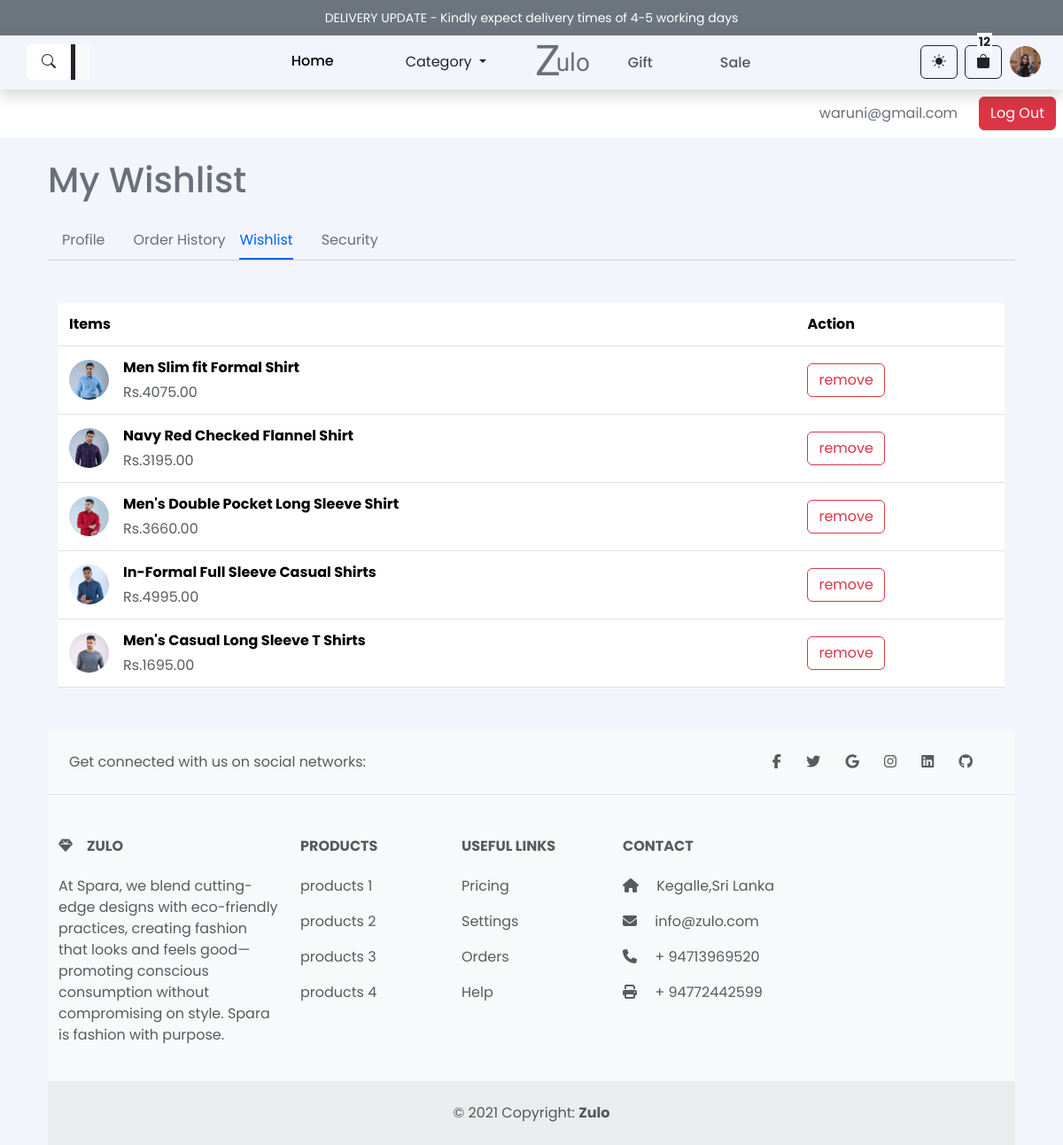
The app's page /pages/profile/wishlist.php (signed in) with its own data.
### tables this page shows
CREATE TABLE `users` (
  `user_id` int NOT NULL AUTO_INCREMENT,
  `first_name` varchar(100) DEFAULT NULL,
  `last_name` varchar(100) DEFAULT NULL,
  `email` varchar(100) DEFAULT NULL,
  `password` varchar(255) DEFAULT NULL,
  `phone_number` varchar(15) DEFAULT NULL,
  `address` text,
  `city` varchar(100) DEFAULT NULL,
  `postal_code` varchar(20) DEFAULT NULL,
  `country` varchar(50) DEFAULT 'Sri Lanka',
  `created_at` timestamp NULL DEFAULT CURRENT_TIMESTAMP,
  `account_status` tinyint(1) NOT NULL DEFAULT '1',
  `province` varchar(45) DEFAULT NULL,
  `roll` varchar(45) DEFAULT 'user',
  `image` varchar(255) DEFAULT NULL,
  PRIMARY KEY (`user_id`),
  UNIQUE KEY `email` (`email`)
);

CREATE TABLE `wishlist` (
  `wishlist_id` int NOT NULL AUTO_INCREMENT,
  `user_id` int NOT NULL,
  `product_id` int NOT NULL,
  `added_date` datetime DEFAULT CURRENT_TIMESTAMP,
  PRIMARY KEY (`wishlist_id`),
  KEY `user_id` (`user_id`),
  KEY `product_id` (`product_id`),
  CONSTRAINT `wishlist_ibfk_1` FOREIGN KEY (`user_id`) REFERENCES `users` (`user_id`),
  CONSTRAINT `wishlist_ibfk_2` FOREIGN KEY (`product_id`) REFERENCES `products` (`product_id`)
);

CREATE TABLE `products` (
  `product_id` int NOT NULL AUTO_INCREMENT,
  `category_id` int DEFAULT NULL,
  `product_name` varchar(100) DEFAULT NULL,
  `description` text,
  `price` decimal(10,2) DEFAULT NULL,
  `stock_quantity` int DEFAULT NULL,
  `image_url` varchar(255) DEFAULT NULL,
  `created_at` timestamp NULL DEFAULT CURRENT_TIMESTAMP,
  `sku` varchar(100) NOT NULL,
  `subCategory` varchar(45) NOT NULL,
  PRIMARY KEY (`product_id`),
  UNIQUE KEY `sku_UNIQUE` (`sku`)
);

### pages/profile/wishlist.php (the view, shortened to what this page needs)
<?php
include_once "../../inc/db.php";
?>
<!DOCTYPE html>
<html lang="en">
<head>
  <link href="https://cdn.jsdelivr.net/npm/bootstrap@5.3.3/dist/css/bootstrap.min.css" rel="stylesheet">
  <link
    rel="stylesheet"
    href="https://cdnjs.cloudflare.com/ajax/libs/font-awesome/6.6.0/css/all.min.css"
 />
  <link rel="stylesheet" href="../../assets/css/profile.css">
  <link rel="stylesheet" href="../../assets/css/footer.min.css">
  <link rel="stylesheet" href="../../assets/css/nav.min.css">
  <link rel="stylesheet" href="../../assets/css/reset.min.css">
  <link rel="stylesheet" href="../../assets/css/order_history.min.css">
</head>
<body>
  <?php
  $profilePage = "";
  $cartPage = "../../pages/cart.php";
  $homePage = "../../index.php";
  $logoutPage = "../../inc/handlers/logout_handler.php";
  include_once "../../partials/nav.php";
  ?>
  <div class="container-xl px-4 mt-4">
    <h1 class="mb-4">My Wishlist</h1>
    <nav class="nav nav-borders">
      <a class="nav-link" href="./index.php" target="__blank">Profile</a>
      <a class="nav-link" href="./order_history.php" target="__blank">Order History</a>
      <a class="nav-link active ms-0" href="./wishlist.php" target="__blank">Wishlist</a>
      <a class="nav-link" href="./security.php" target="__blank">Security</a>
    </nav>
    <hr class="mt-0 mb-4">
    <div class="container my-5 ">
      <table class="table align-middle mb-0">
        <thead class="bg">
          <tr>
            <th>Items</th>
            <th>Action</th>
          </tr>
        </thead>
        <tbody>
          <?php
          $sql = "SELECT wishlist.wishlist_id, wishlist.added_date, products.product_id, products.product_name, products.price,products.image_url
            FROM wishlist
            JOIN products ON wishlist.product_id = products.product_id
            WHERE wishlist.user_id = :user_id";
          $stmt = $conn->prepare($sql);
          $stmt->bindParam(':user_id', $userID, PDO::PARAM_INT);
          $stmt->execute();
          $wishlistItems = $stmt->fetchAll(PDO::FETCH_ASSOC);
          if (!empty($wishlistItems)) {
            foreach ($wishlistItems as $item) {
              $imgPath = "../../assets/img/" . $item["image_url"];
          ?>
              <tr>
                <td>
                  <div class="d-flex align-items-center">
                    <img
                      src="<?php echo $imgPath ?>"
                      alt=""
                      style="width: 45px; height: 45px; object-fit:cover;object-position:top center;"
                      class="rounded-circle" />
                    <div class="ms-3">
                      <p class="fw-bold mb-1"><?php echo $item["product_name"] ?></p>
                      <p class="text-muted mb-0">Rs.<?php echo $item["price"] ?></p>
                    </div>
                  </div>
                </td>
                <td>
                  <a href="../../inc/handlers/wishlist_handler.php?cart=false&product_id=<?php echo $item["product_id"] ?>&page=cart">
                    <button class="btn btn-outline-danger">remove</button>
                  </a>
                </td>
              </tr>
          <?php
            }
          } else {
            echo "No items found in your wishlist.";
          }
          ?>
        </tbody>
      </table>
    </div>
    <?php
    include_once "../../partials/footer.php"
    ?>
</body>
</html>

### partials/nav.php (shortened to what this page needs)
<?php
$login = false;
$email = '';
if (isset($_SESSION["email"])) {
    $email = $_SESSION["email"];
    $userID = $_SESSION["user_id"];
    $login = true;
    $stmt = $conn->prepare("SELECT image FROM users WHERE user_id = :userID");
    $stmt->bindParam(':userID', $userID);
    $stmt->execute();
    $result = $stmt->fetch(PDO::FETCH_ASSOC);
    if ($result && !empty($result['image'])) {
        $profileImage = $result['image'];
    } else {
        $profileImage = 'default.jpg';
    }
}
?>
<div class="bg-secondary text-white d-flex justify-content-center align-content-center ">
    <div class="container">
        <div id="carouselContent" class="carousel slide" data-bs-ride="carousel">
            <div class="carousel-inner" role="listbox">
                <div class="carousel-item active text-center p-2">
                    <small class="text-white">
                        DELIVERY UPDATE - Kindly expect delivery times of 4-5 working days
                    </small>
                </div>
            </div>
        </div>
    </div>
</div>
<div class="container-fluid p-0 navigation ">
    <nav class="navbar navbar-expand-lg bg-body-light shadow p-0 sticky-top navbar-inverse">
        <div class="container-fluid p-0 d-flex">
            <div class="col-3 row">
                <div>
                    <div class="collapse navbar-collapse" id="navbarSupportedContent">
                        <ul class="navbar-nav">
                            <li class="nav-item d-flex justify-content-center align-items-center position-relative">
                                <div onclick="searchToggle()" class="h-100 d-flex justify-content-center search-btn">
                                    <button class="btn bg-white" data-toggle="tooltip" data-placement="top" title="Search" style="width: 50px">
                                        <i class="bi bi-search"></i>
                                    </button>
                                </div>
                                <input type="search" class="p-2 text-black search-bar bg-light" id="search-bar" name="searchQuery" placeholder="Search..." />
                            </li>
                        </ul>
                    </div>
                </div>
            </div>
            <div class="col-6 d-flex align-items-center ">
                <ul class="navbar-nav me-auto mb-2 mb-lg-0 h6 justify-content-end flex-grow-1 ">
                    <li class="nav-item">
                        <?php
                        $homePage = isset($homePage) ? $homePage : '../../../zulo/';
                        $logoutPage = isset($logoutPage) ? $logoutPage : '../../../zulo/inc/handlers/logout_handler.php';
                        $cartPage = isset($cartPage) ? $cartPage : '../../zulo/pages/cart.php';
                        ?>
                        <a class="nav-link active" aria-current="page" href="<?php echo $homePage ?>">Home</a>
                    </li>
                    <li class="nav-item">
                        <div class="dropdown">
                            <button class="btn btn-black dropdown-toggle" type="button" id="dropdownMenuButton2" data-bs-toggle="dropdown" aria-expanded="false">
                                Category
                            </button>
                        </div>
                    </li>
                </ul>
                <a class="text-decoration-none" href="#">
                    <span class="display-5 z-text">&nbsp;Z</span><span class="ulo-text h3">ulo</span>
                </a>
                <ul class="navbar-nav me-auto mb-2 mb-lg-0 justify-content-start h6  flex-grow-1">
                    <li class="nav-item">
                        <a class="nav-link" href="#">Gift</a>
                    </li>
                    <li class="nav-item">
                        <a class="nav-link" href="#">Sale</a>
                    </li>
                </ul>
            </div>
            <div class="col-3 d-flex justify-content-end align-items-center pe-4 ">
                <div class="d-flex justify-content-end gap-2 ms-2 control-center">
                    <div onclick="activeDarkMode()">
                        <button class="btn btn-outline-dark" id="switch-mode">
                            <i class="bi bi-brightness-high-fill"></i>
                        </button>
                    </div>
                    <div>
                        <a href="<?php echo $cartPage ?>">
                            <button class="btn btn-outline-dark cart-btn" data-toggle="tooltip" data-placement="top" title="cart">
                                <i class="bi bi-bag-fill"></i>
                                <span class="cart-items">
                                    <?php
                                    if ($login) {
                                        $sql = "SELECT SUM(quantity) AS total_items FROM cart WHERE user_id = :user_id";
                                        $stmt = $conn->prepare($sql);
                                        $stmt->bindParam(':user_id', $userID, PDO::PARAM_INT);
                                        $stmt->execute();
                                        $result = $stmt->fetch(PDO::FETCH_ASSOC);
                                        $itemCount = $result['total_items'] ? $result['total_items'] : 0;
                                        echo $itemCount;
                                    }
                                    ?>
                                </span>
                            </button>
                        </a>
                    </div>
                    <div>
                        <?php
                        if ($login) {
                            $profilePage = isset($profilePage) ? $profilePage : '../pages/profile/';
                            $imgFolder = isset($imgFolder) ? $imgFolder : '../../../zulo/assets/img/userProfile/';
                        ?>
                            <a href="<?php echo  $profilePage ?>">
                                <button class="btn btn-outline-white p-0" data-toggle="tooltip" data-placement="top" title="profile">
                                    <img src="<?php echo $imgFolder . $profileImage ?>" alt="" class="p-image">
                                </button>
                            </a>
                        <?php  }
                        ?>
                    </div>
                </div>
            </div>
        </div>
    </nav>
</div>
<?php if ($login): ?>
    <div class="bg-white p-2 d-flex justify-content-end align-items-center">
        <span><?= htmlspecialchars($email, ENT_QUOTES, 'UTF-8'); ?></span>
        <a href="<?php echo $logoutPage ?>" class="ms-4">
            <button class="btn btn-danger text-white" data-toggle="tooltip" data-placement="top" title="Log Out">
                Log Out
            </button>
        </a>
    </div>
<?php endif; ?>

### assets/css/profile.css (style rules this page uses)
body { background-color: #f2f6fc; color: #69707a; }
.rounded-circle { border-radius: 50% !important; }
.nav-borders .nav-link.active { color: #0061f2; border-bottom-color: #0061f2; }
.nav-borders .nav-link { color: #69707a; border-bottom-width: 0.125rem; border-bottom-style: solid; border-bottom-color: transparent; padding-top: 0.5rem; padding-bottom: 0.5rem; padding-left: 0; padding-right: 0; margin-left: 1rem; margin-right: 1rem; }

### records on screen
users: image (picture)
wishlist: product.image_url (picture), product.product_name "Men Slim fit Formal Shirt", product.price "4075.00"
wishlist: product.image_url (picture), product.product_name "Navy Red Checked Flannel Shirt", product.price "3195.00"
wishlist: product.image_url (picture), product.product_name "Men's Double Pocket Long Sleeve Shirt", product.price "3660.00"
wishlist: product.image_url (picture), product.product_name "In-Formal Full Sleeve Casual Shirts", product.price "4995.00"
wishlist: product.image_url (picture), product.product_name "Men's Casual Long Sleeve T Shirts", product.price "1695.00"

### other values on screen
$itemCount "12"
$email "waruni@gmail.com"
